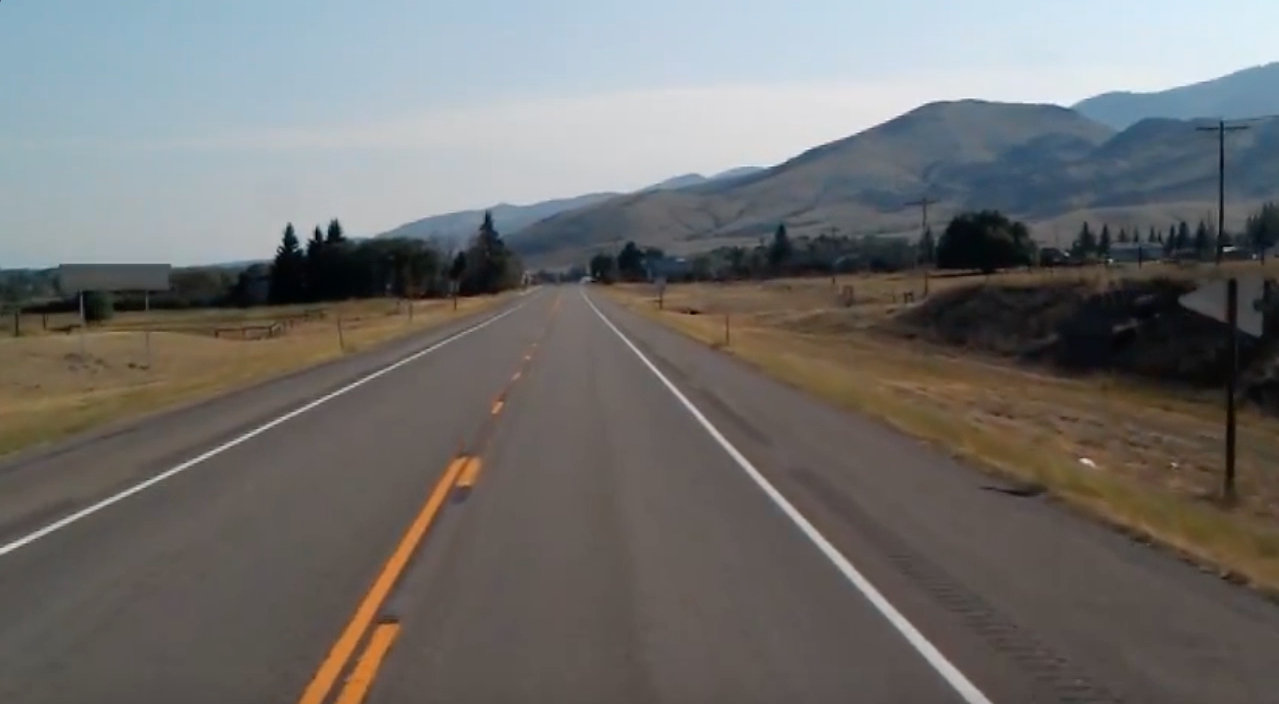
#> input picture Finding Lane Lines/test_image.jpg, 1279 x 704 px, given in place of test2.mp4, which was not available
$ python Lane_lines.py
#> lines starting #> are read from the running program, lines starting #| are printed output that depends on the picture; after the words box and inside, x2 and y2 are one past the last pixel; in counts of white or black regions, pixels touching at a corner belong together; pictures that were not available may be replaced by others from this repository, and a replacement may not be noted

import cv2
import numpy as np
import matplotlib.pyplot as plt


def canny(image):
    gray =cv2.cvtColor(image,cv2.COLOR_RGB2GRAY)
    blur = cv2.GaussianBlur(gray,(5,5),0)
    canny = cv2.Canny(blur,50,150)
    return canny

def region_of_interest(image):
    height = image.shape[0]
    polygons = np.array([[(200,height),(1100,height),(550,250)]])
    mask = np.zeros_like(image)
    cv2.fillPoly(mask,polygons,255)
    masked_image = cv2.bitwise_and(image,mask)
    return masked_image

def display_lines(image,lines):
    line_image = np.zeros_like(image)
    if lines is not None:
        for line in lines:
            x1,y1,x2,y2 = line.reshape(4)
            cv2.line(line_image,(x1,y1),(x2,y2),(255,0,0),10)
    return line_image

def average_slope_intercept(image,lines):
    left_fit = []
    right_fit = []
    for line in lines:
        x1,y1,x2,y2 = line.reshape(4)
        parameters = np.polyfit((x1,x2),(y1,y2),1)
        slope = parameters[0]
        intercept = parameters[1]
        if slope < 0:
            left_fit.append((slope,intercept))
        else:
            right_fit.append((slope,intercept))
    left_fit_average =  np.average(left_fit, axis = 0)
    right_fit_average = np.average(right_fit, axis = 0)
    left_line = make_cordinates(image,left_fit_average)
    right_line = make_cordinates(image,right_fit_average)
    return np.array([left_line,right_line])


def make_cordinates(image,line_parametres):
    slope, intercept = line_parametres
    y1 = image.shape[0]
    y2 = int(y1*(3/5))
    x1 = int((y1 - intercept)/slope)
    x2 = int((y2 - intercept)/slope)

    return np.array([x1,y1,x2,y2])


"""
image =cv2.imread("Finding Lane Lines/test_image.jpg")
lane_image = np.copy(image)
canny_image = canny(lane_image)
cropped_image = region_of_interest(canny_image)
lines = cv2.HoughLinesP(cropped_image,2,np.pi/180,100,np.array([]),minLineLength=40,maxLineGap=5)
averaged_lines = average_slope_intercept(lane_image,lines)
line_image = display_lines(lane_image,averaged_lines)
combo_image = cv2.addWeighted(lane_image,0.8,line_image,1,1)

cv2.imshow("result",combo_image)
cv2.waitKey(0)
"""

cap = cv2.VideoCapture("Finding Lane Lines/test2.mp4")


while(cap.isOpened()):
    _,frame = cap.read()
#> frame is the input picture: shape (704, 1279, 3); mean B, G, R 109.7, 111.3, 112.3
    canny_image = canny(frame)
#> in canny, `gray =cv2.cvtColor(image,cv2.COLOR_RGB2GRAY)`:
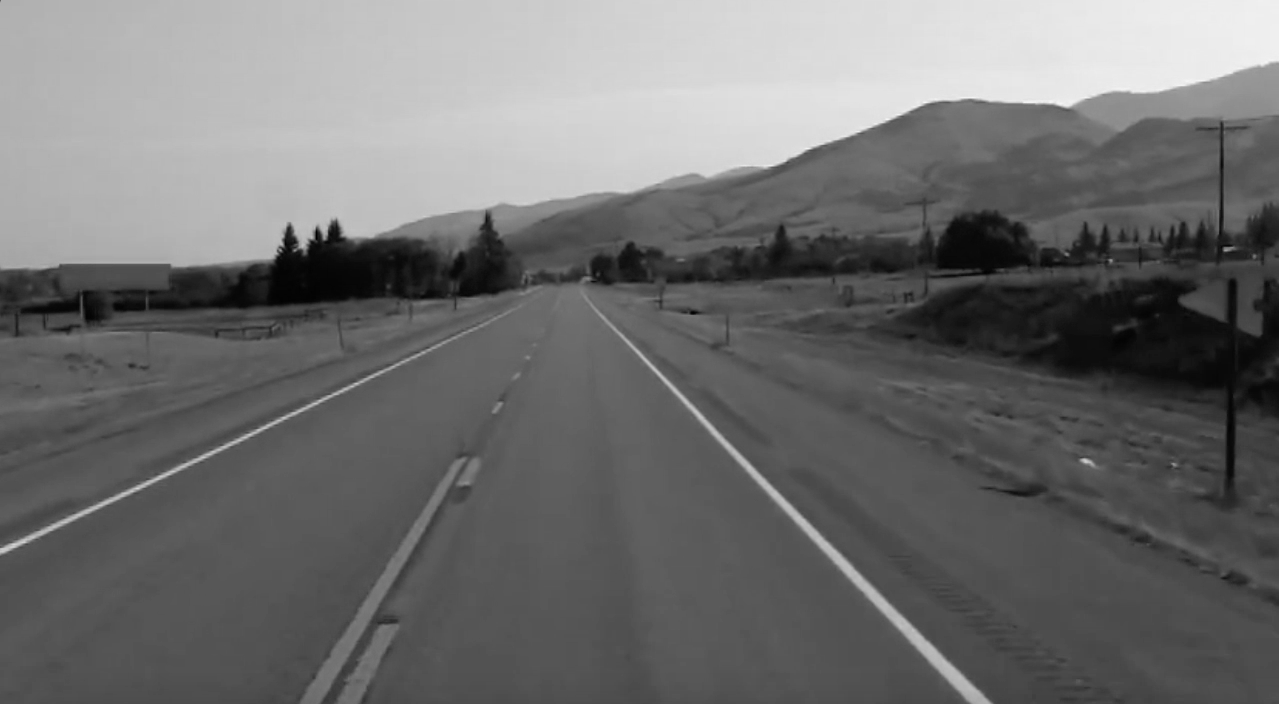
#> gray: shape (704, 1279); min 0, max 246, mean 110.9
#> in canny, `canny = cv2.Canny(blur,50,150)`:
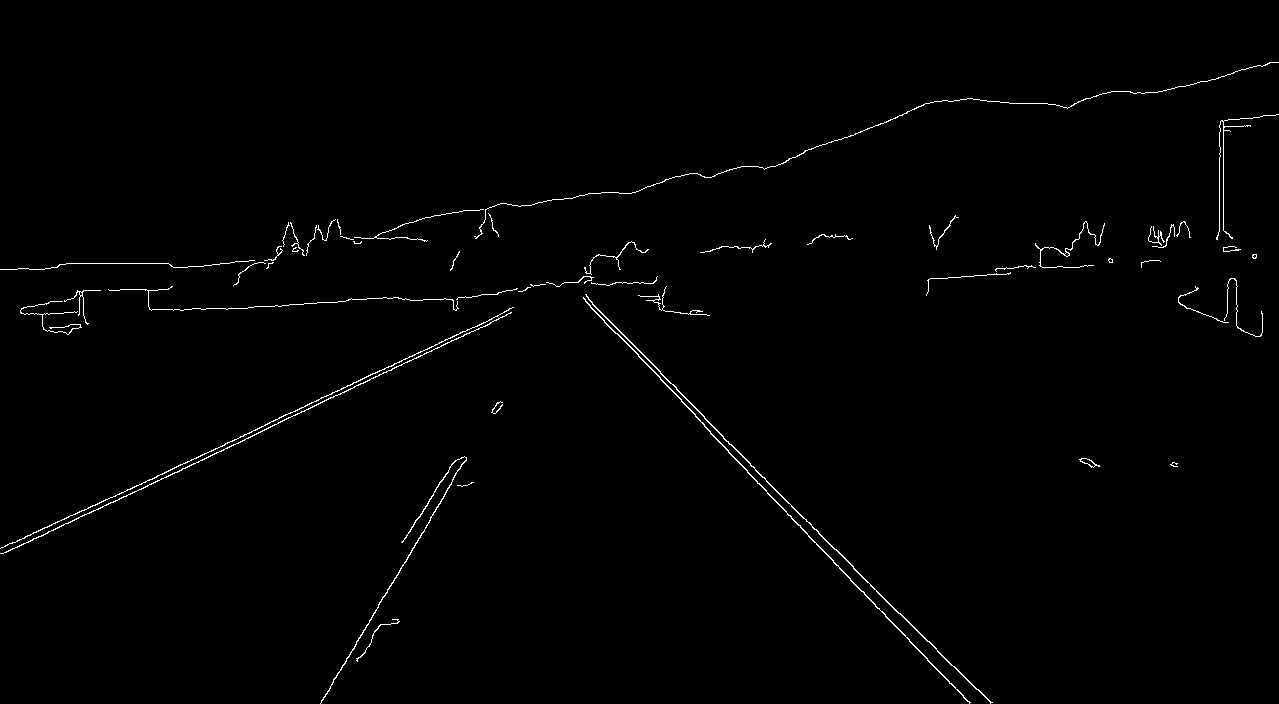
#> canny: shape (704, 1279); 0.91% white in thin lines or dots
    cropped_image = region_of_interest(canny_image)
#> in region_of_interest, `cv2.fillPoly(mask,polygons,255)`: mask: shape (704, 1279); 22.7% white; 1 white region, box (x1, y1, x2, y2) and area: (200, 250, 1100, 704) 204575
#> in region_of_interest, `masked_image = cv2.bitwise_and(image,mask)`:
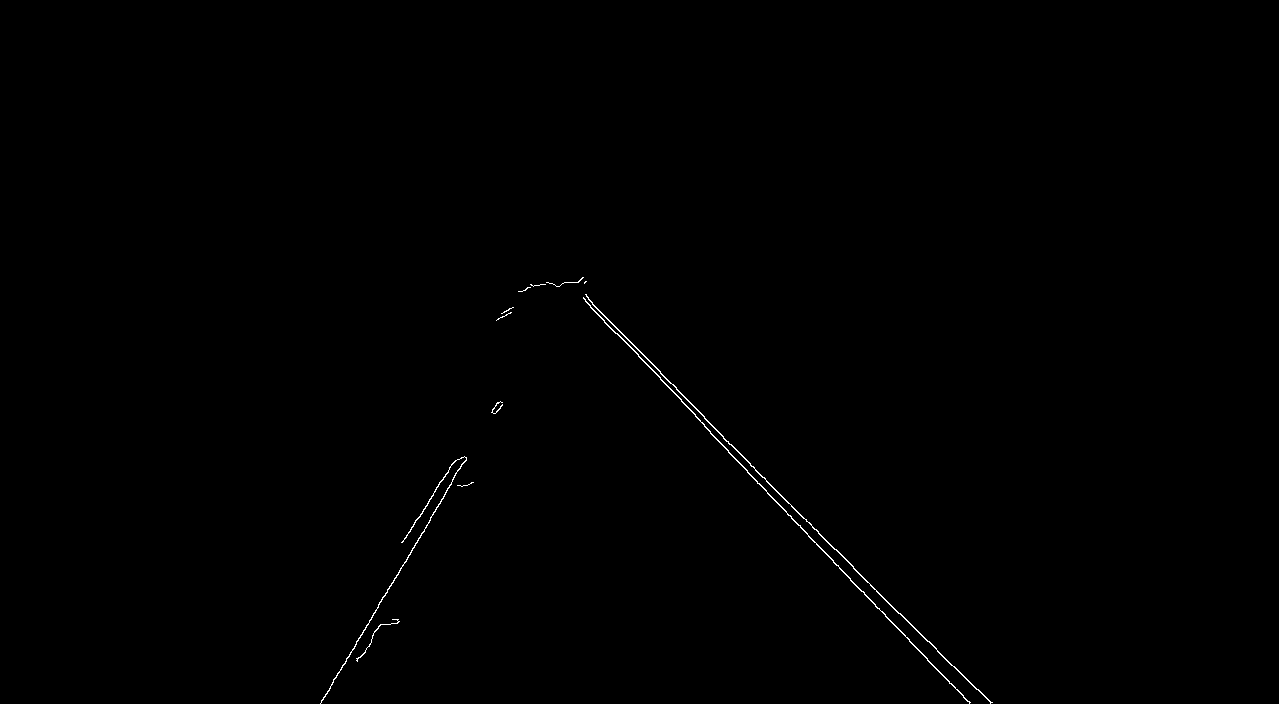
#> masked_image: shape (704, 1279); 0.26% white in thin lines or dots, all inside (x1, y1, x2, y2) = (320, 277, 993, 704)
    lines = cv2.HoughLinesP(cropped_image,2,np.pi/180,100,np.array([]),minLineLength=40,maxLineGap=5)
#> lines = 13 rows, first 6: [704, 418, 927, 641], [704, 426, 791, 516], [320, 703, 445, 494], [585, 301, 663, 381], [630, 341, 670, 383], [794, 520, 861, 591]
    averaged_lines = average_slope_intercept(frame,lines)
#> the loop in average_slope_intercept, `for line in lines:` made 13 passes
#> (x1, y1, x2, y2, slope, intercept) on passes 1 to 12: (704, 418, 927, 641, 1, -286), (704, 426, 791, 516, 1.03, -302.3), (320, 703, 445, 494, -1.67, 1238), (585, 301, 663, 381, 1.03, -299), (630, 341, 670, 383, 1.05, -320.5), (794, 520, 861, 591, 1.06, -321.4), (659, 371, 704, 416, 1, -288), (870, 599, 939, 672, 1.06, -321.4), (767, 493, 807, 534, 1.03, -293.2), (423, 509, 454, 461, -1.55, 1164), (940, 653, 991, 702, 0.961, -250.1), (824, 551, 879, 609, 1.05, -317.9)
#> after the loop in average_slope_intercept, `for line in lines:`: left_fit = [(-1.67, 1238), (-1.55, 1164)]; right_fit = [(1, -286), (1.03, -302.3), (1.03, -299), (1.05, -320.5), (1.06, -321.4), (1, -288), (1.06, -321.4), (1.03, -293.2), (0.961, -250.1), (1.05, -317.9), (1, -287)]
#> in average_slope_intercept, `left_fit_average =  np.average(left_fit, axis = 0)`: left_fit_average = [-1.61, 1201]
#> in average_slope_intercept, `right_fit_average = np.average(right_fit, axis = 0)`: right_fit_average = [1.02, -298.8]
#> in make_cordinates, `slope, intercept = line_parametres`: slope = -1.61; intercept = 1201
#> in make_cordinates, `x1 = int((y1 - intercept)/slope)`: x1 = 308
#> in make_cordinates, `x2 = int((y2 - intercept)/slope)`: x2 = 483
#> in average_slope_intercept, `left_line = make_cordinates(image,left_fit_average)`: left_line = [308, 704, 483, 422]
#> in average_slope_intercept, `right_line = make_cordinates(image,right_fit_average)`: right_line = [978, 704, 703, 422]
#> averaged_lines = [[308, 704, 483, 422], [978, 704, 703, 422]]
    line_image = display_lines(frame,averaged_lines)
#> the loop in display_lines, `for line in lines:` made 2 passes
    combo_image = cv2.addWeighted(frame,0.8,line_image,1,1)
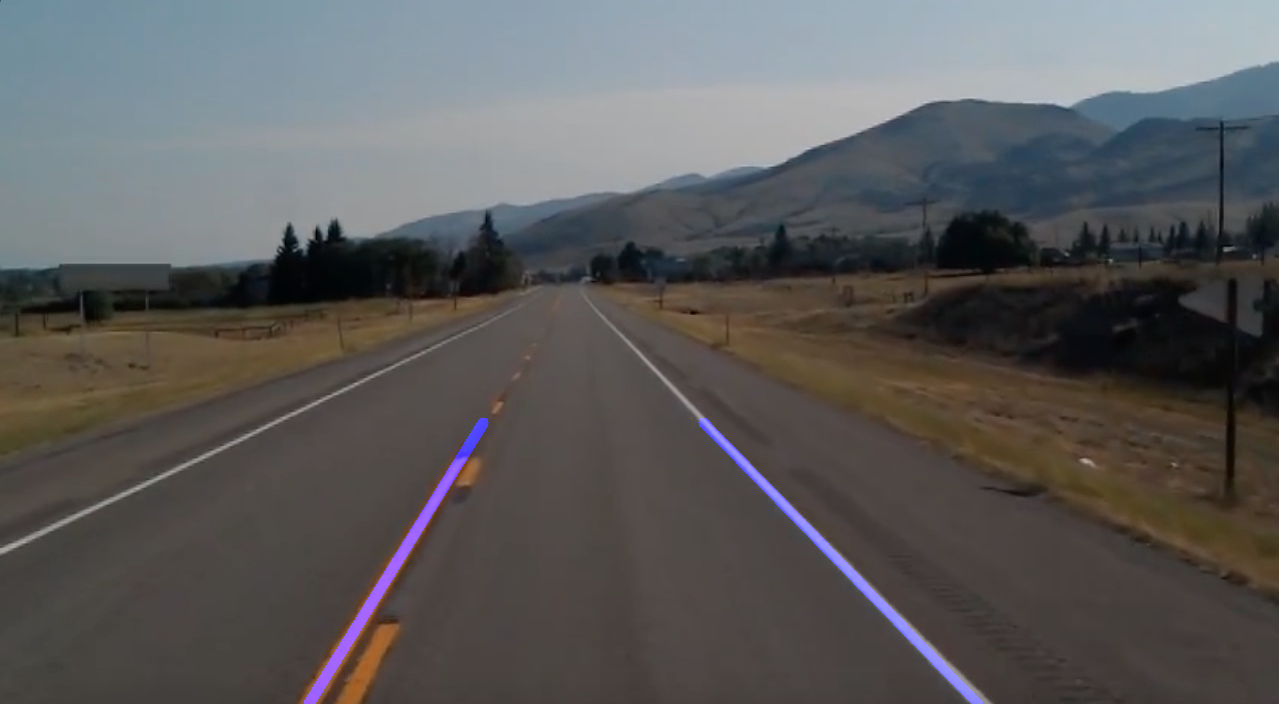
#> combo_image: shape (704, 1279, 3); mean B, G, R 90.1, 90, 90.8


    topleft = (470,445)
    botleft = (300,700)
    topright = (750,445)
    botright = (1000,700)

    cv2.circle(frame, topleft , 5, (0,0,255), -1)
#> frame: shape (704, 1279, 3); 0.01% of pixels changed, all inside (x1, y1, x2, y2) = (465, 440, 476, 451)
    cv2.circle(frame, botleft , 5, (0,0,255), -1)
#> frame: shape (704, 1279, 3); mean B, G, R 109.7, 111.2, 112.3
    cv2.circle(frame, topright , 5, (0,0,255), -1)
#> frame: shape (704, 1279, 3); mean B, G, R 109.7, 111.2, 112.4
    cv2.circle(frame, botright , 5, (0,0,255), -1)
#> frame: shape (704, 1279, 3); mean B, G, R 109.7, 111.2, 112.4


    pts1 = np.float32([topleft,botleft , topright , botright])
    pts2 = np.float32([[0,0], [0,480],[640,0], [640,480]])

    matrix = cv2.getPerspectiveTransform(pts1,pts2)
#> matrix = [[-1.41, -0.942, 1083.3], [4.55e-16, -2.91, 1294.5], [1.27e-18, -0.00364, 1]]
    trans_frame = cv2.warpPerspective(frame,matrix,(640,480))
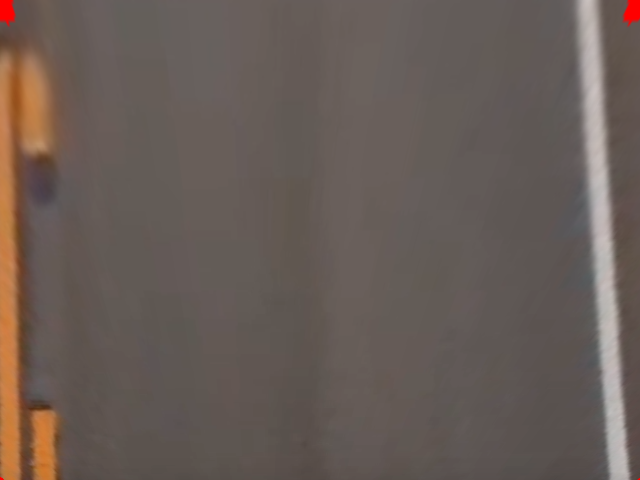
#> trans_frame: shape (480, 640, 3); mean B, G, R 86.5, 92.5, 104.3

    cv2.imshow("bird eyes",trans_frame)
    cv2.imshow("result",combo_image)

    if cv2.waitKey(1) & 0xFF == ord("q"):break
#> (key q is pressed here)


#bird eye


cap.release()
cv2.destroyAllWindows()
